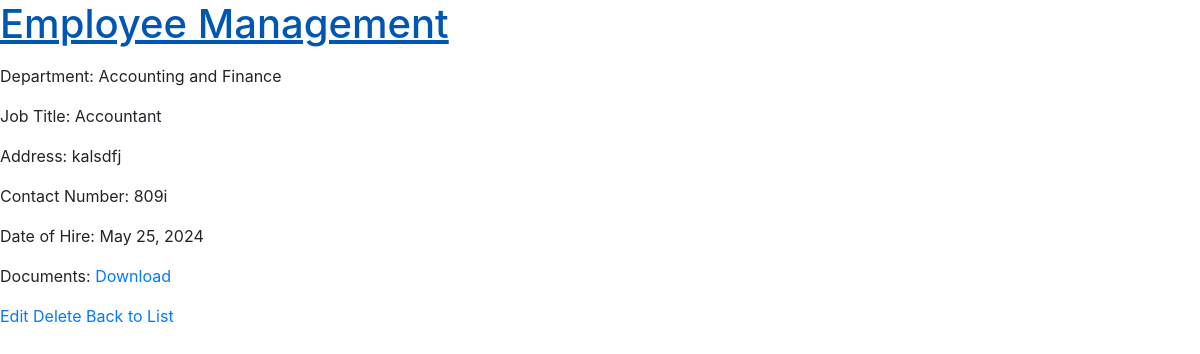
The page /employees/1/ on the database its author committed.
### employees/models.py (models this page shows, shortened)
class Employee(models.Model):
    user = models.OneToOneField(settings.AUTH_USER_MODEL, on_delete=models.CASCADE)
    department = models.ForeignKey(Department, on_delete=models.SET_NULL, null=True)
    job_title = models.CharField(max_length=100)
    address = models.CharField(max_length=255)
    contact_number = models.CharField(max_length=15)
    date_of_hire = models.DateField()
    documents = models.FileField(upload_to="employee_docs/", blank=True)

class Department(models.Model):
    name = models.CharField(max_length=100)
    description = models.TextField(blank=True)

### employees/views.py (the view)
# urls.py: path("<int:pk>/", views.EmployeeDetailView.as_view(), name="employee_detail"),
class EmployeeDetailView(DetailView):
    model = Employee
    template_name = "employees/employee_detail.html"
    context_object_name = "employee"

### templates/employees/employee_detail.html (shortened to what this page needs)
{% extends 'base.html' %}
{% block content %}
  <p>Department: {{ employee.department.name }}</p>
  <p>Job Title: {{ employee.job_title }}</p>
  <p>Address: {{ employee.address }}</p>
  <p>Contact Number: {{ employee.contact_number }}</p>
  <p>Date of Hire: {{ employee.date_of_hire }}</p>
  {% if employee.documents %}
    <p>Documents: <a href="{{ employee.documents.url }}">Download</a></p>
  {% endif %}
  <a href="{% url 'employee_edit' employee.pk %}">Edit</a>
  <a href="{% url 'employee_delete' employee.pk %}">Delete</a>
  <a href="{% url 'employee_list' %}">Back to List</a>
{% endblock %}

### rows shown on the page
Employee: department.name "Accounting and Finance", job_title "Accountant", address "kalsdfj", contact_number "809i", date_of_hire "May 25, 2024"
